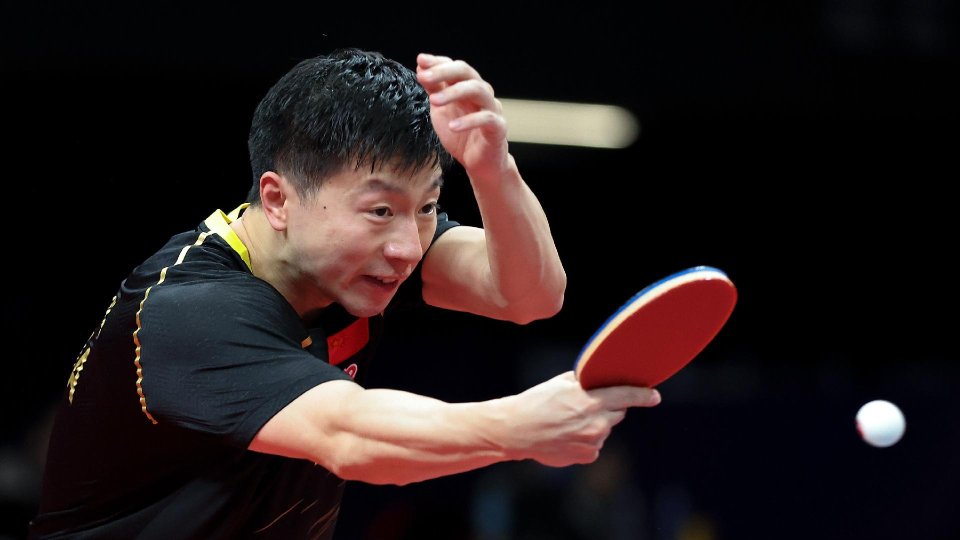
#> input picture Ma_long.jpeg, 1920 x 1080 px (shown at 1/2 size)
$ python Exercise.py --image_path Ma_long.jpeg
#> lines starting #> are read from the running program, lines starting #| are printed output that depends on the picture
#> further down, img is the input picture: shape (1080, 1920, 3); mean B, G, R 29, 29.1, 38.8
import cv2
import os
import argparse
import numpy as np

def resize_padding_image(img,target_size):
#> called with target_size = (960, 960)
    h0, w0, _ = img.shape
#> h0 = 1080; w0 = 1920
    target_h, target_w = target_size
    scale = min(target_h/h0,target_w/w0)
#> scale = 0.5
    new_h = int(scale*h0)
#> new_h = 540
    new_w = int(scale*w0)
#> new_w = 960
    resized_img = cv2.resize(img, (new_w, new_h))
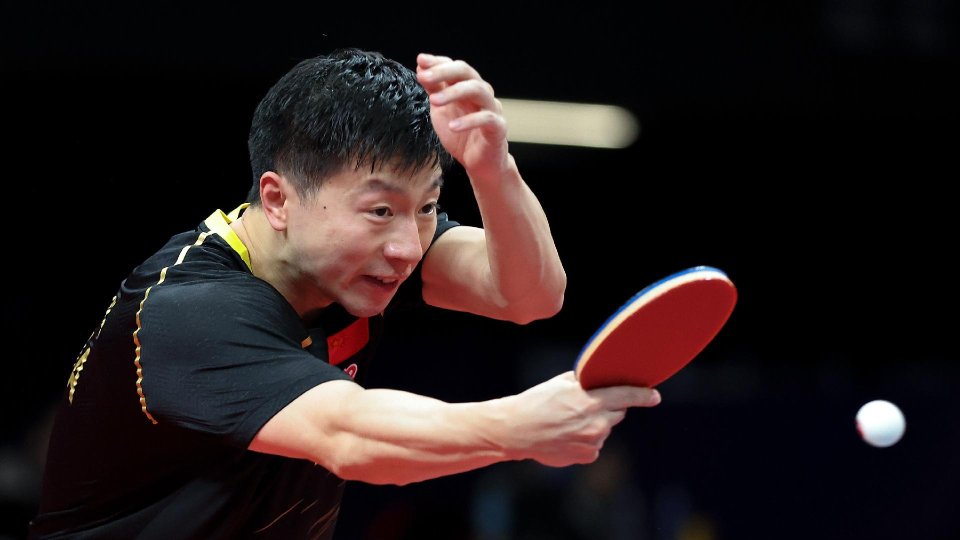
#> resized_img: shape (540, 960, 3); mean B, G, R 29.1, 29.1, 38.9
    img_out = np.zeros((target_h, target_w, 3), dtype=np.uint8)
    y_offset = (target_h - new_h)//2
#> y_offset = 210
    x_offset = (target_w - new_w)//2
#> x_offset = 0
    img_out[y_offset:y_offset+new_h, x_offset:x_offset+new_w] = resized_img
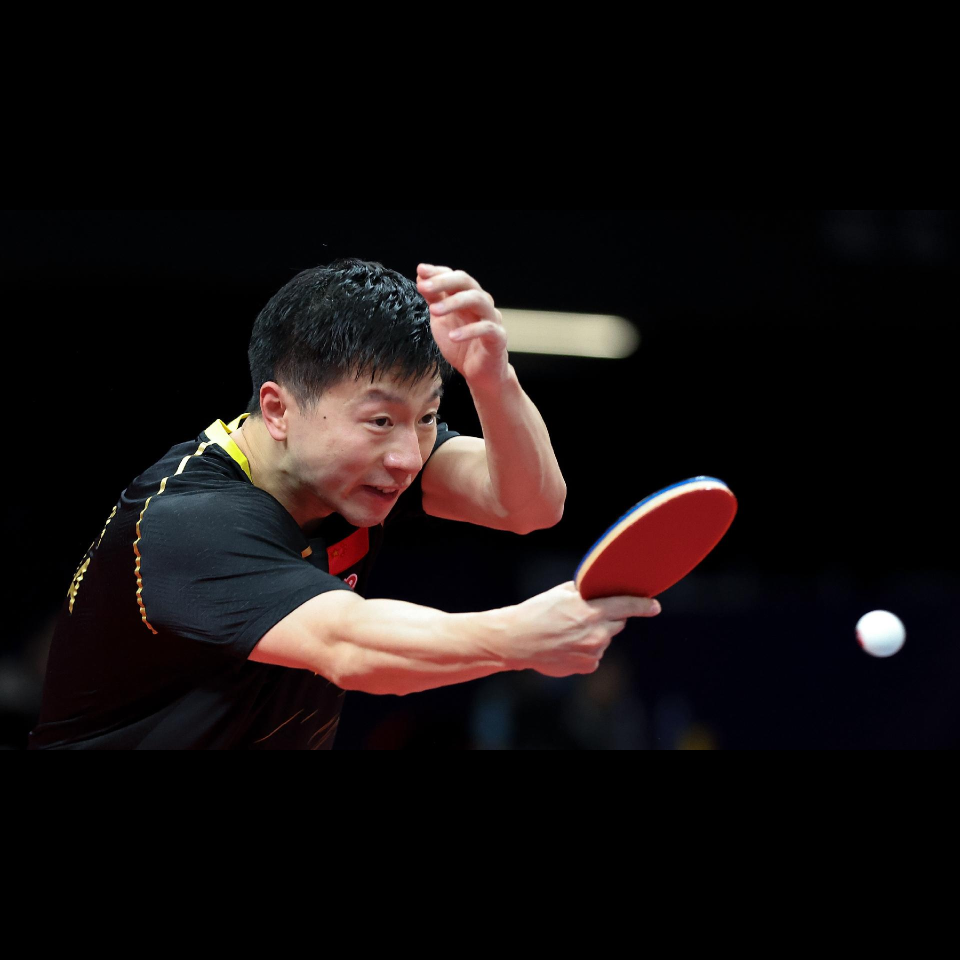
#> img_out: shape (960, 960, 3); mean B, G, R 16.3, 16.4, 21.9
    return img_out

if __name__ == "__main__":
    parser = argparse.ArgumentParser(description="Đọc và hiển thị một bức ảnh sử dụng OpenCV.")
    parser.add_argument('--image_path', type=str, help='Đường dẫn đến bức ảnh cần đọc và hiển thị')
    args = parser.parse_args()
    img = cv2.imread(args.image_path)
    output_image = resize_padding_image(img,(960,960))
    print(output_image.shape)
#| (960, 960, 3)
    print(output_image)
#> (printed output is left out)
    cv2.imshow('Output', output_image)
    cv2.waitKey(0)
    cv2.destroyAllWindows()
